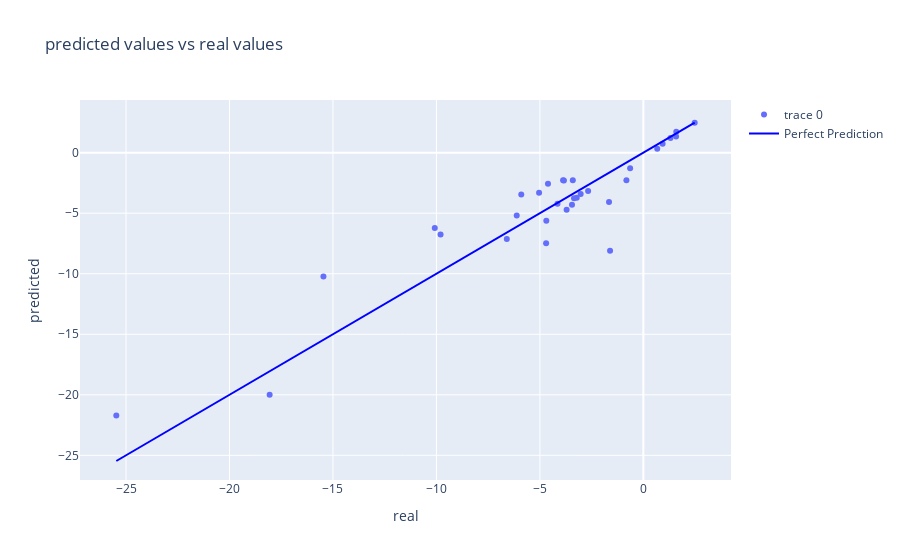

The notebook cell this image was saved under:
### Code cell
trace = go.Scatter(x = df["y_real"],y = df["y_pred"], mode = "markers")
line_trace = go.Scatter(x = [min(df["y_real"]), max(df["y_real"])],
                        y = [min(df["y_real"]), max(df["y_real"])],
                        mode = "lines",
                        marker=dict(color='blue'),
                        name='Perfect Prediction')
layout = go.Layout(title = "predicted values vs real values", xaxis=dict(title = "real"),
                   yaxis = dict(title = "predicted"))

figure = go.Figure(data = [trace, line_trace], layout=layout)

iplot(figure)

### Figure 1 — Plotly figure (JSON) as saved in the notebook; plotly's stock layout.template omitted (floating-point values rounded to 4 significant figures)
{"data": [{"mode": "markers", "type": "scatter", "x": [-25.47, -6.6, 1.58, 2.48, -1.61, 1.59, -4.15, -5.9, 0.93, -1.66, -15.46, -4.69, -3.71, -3.88, -9.8, -10.08, -6.12, -2.67, -3.22, -18.06, -4.7, 1.31, -3.45, -3.41, -0.64, -5.04, -3.84, -4.61, -0.82, -3.03, -3.35, 0.67], "y": [-21.72, -7.137, 1.334, 2.474, -8.108, 1.735, -4.216, -3.445, 0.7313, -4.077, -10.22, -5.627, -4.72, -2.282, -6.75, -6.213, -5.196, -3.162, -3.725, -19.99, -7.488, 1.209, -4.292, -2.271, -1.276, -3.304, -2.288, -2.56, -2.285, -3.418, -3.753, 0.3228]}, {"marker": {"color": "blue"}, "mode": "lines", "name": "Perfect Prediction", "type": "scatter", "x": [-25.47, 2.48], "y": [-25.47, 2.48]}], "layout": {"title": {"text": "predicted values vs real values"}, "xaxis": {"title": {"text": "real"}}, "yaxis": {"title": {"text": "predicted"}}}}
